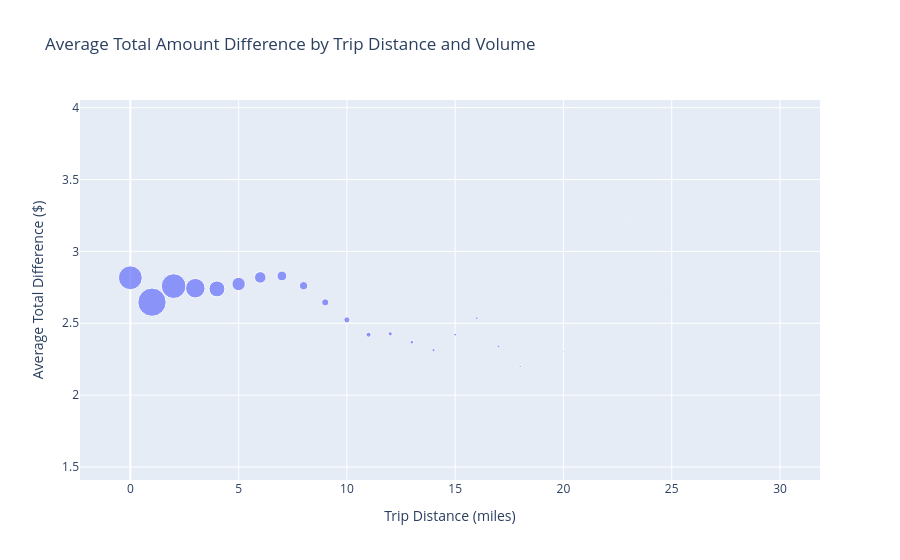

Notebook code for this chart:
### Code cell
fig = px.scatter(
    distance_analysis_pd,
    x="distance_bin",
    y="avg_total_difference",
    size="trip_count",
    hover_data=[
        "trip_count",
        "avg_fare_amount",
        "avg_total_amount",
    ],
    title=(
        "Average Total Amount Difference "
        "by Trip Distance and Volume"
    ),
    labels={
        "distance_bin": "Trip Distance (miles)",
        "avg_total_difference":
            "Average Total Difference ($)",
        "trip_count": "Number of Trips",
    },
)

fig.show()

### Figure 1 — Plotly figure (JSON) as saved in the notebook; plotly's stock layout.template omitted (floating-point values rounded to 4 significant figures)
{"data": [{"customdata": [[937300.0, 12.36, 17.66], [1318000.0, 10.28, 15.25], [1008000.0, 13.85, 18.94], [629700.0, 17.3, 22.44], [419200.0, 20.1, 25.31], [295400.0, 22.15, 27.45], [217600.0, 24.0, 29.51], [158200.0, 26.2, 32.05], [114800.0, 28.48, 34.88], [85260.0, 31.0, 38.01], [62190.0, 33.68, 41.04], [42010.0, 35.66, 42.71], [29710.0, 37.65, 44.85], [21840.0, 39.89, 47.46], [16640.0, 42.58, 50.55], [13000.0, 46.05, 54.82], [11540.0, 51.59, 63.18], [10670.0, 56.77, 70.42], [7952.0, 58.92, 73.15], [5484.0, 60.08, 74.28], [3502.0, 61.02, 75.27], [2224.0, 59.81, 72.63], [1363.0, 58.13, 70.18], [926.0, 59.49, 71.91], [749.0, 62.03, 74.6], [549.0, 65.89, 78.66], [464.0, 68.15, 82.38], [339.0, 68.7, 83.78], [289.0, 69.35, 85.22], [207.0, 70.5, 86.0], [8.0, 53.87, 62.4]], "hovertemplate": "Trip Distance (miles)=%{x}<br>Average Total Difference ($)=%{y}<br>Number of Trips=%{customdata[0]}<br>avg_fare_amount=%{customdata[1]}<br>avg_total_amount=%{customdata[2]}<extra></extra>", "legendgroup": "", "marker": {"color": "#636efa", "size": [937328, 1318301, 1008380, 629679, 419186, 295394, 217577, 158159, 114750, 85259, 62188, 42009, 29714, 21841, 16639, 12997, 11535, 10669, 7952, 5484, 3502, 2224, 1363, 926, 749, 549, 464, 339, 289, 207, 8], "sizemode": "area", "sizeref": 3296.0, "symbol": "circle"}, "mode": "markers", "name": "", "orientation": "v", "showlegend": false, "type": "scatter", "x": [0, 1, 2, 3, 4, 5, 6, 7, 8, 9, 10, 11, 12, 13, 14, 15, 16, 17, 18, 19, 20, 21, 22, 23, 24, 25, 26, 27, 28, 29, 30], "xaxis": "x", "y": [2.816, 2.647, 2.759, 2.744, 2.739, 2.773, 2.819, 2.829, 2.761, 2.645, 2.524, 2.421, 2.427, 2.368, 2.313, 2.421, 2.535, 2.338, 2.199, 2.253, 2.304, 2.539, 3.323, 3.232, 3.391, 2.692, 3.003, 2.901, 3.9, 3.266, 1.563], "yaxis": "y"}], "layout": {"legend": {"itemsizing": "constant", "tracegroupgap": 0}, "title": {"text": "Average Total Amount Difference by Trip Distance and Volume"}, "xaxis": {"anchor": "y", "domain": [0, 1], "title": {"text": "Trip Distance (miles)"}}, "yaxis": {"anchor": "x", "domain": [0, 1], "title": {"text": "Average Total Difference ($)"}}}}
